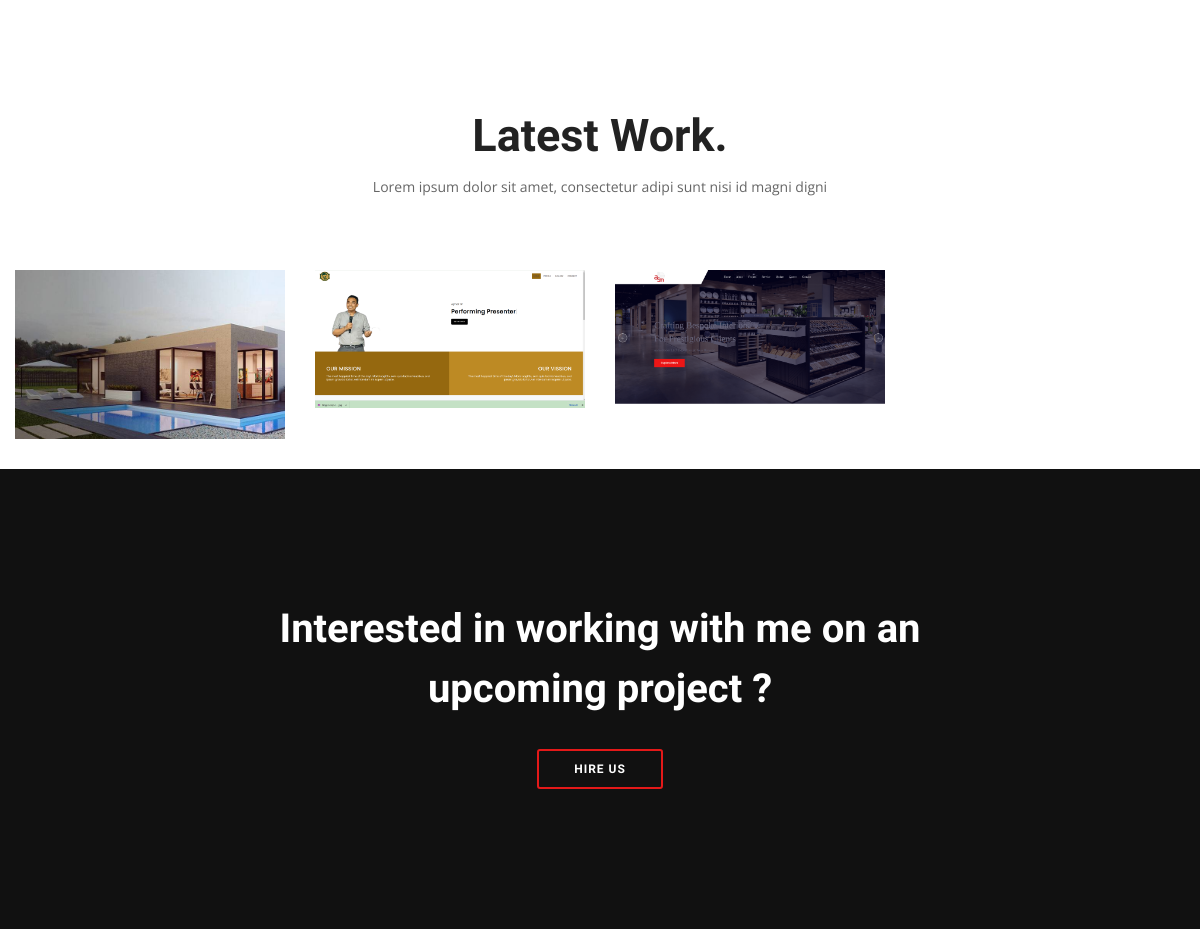
Before: / (middle part) with the older database file.
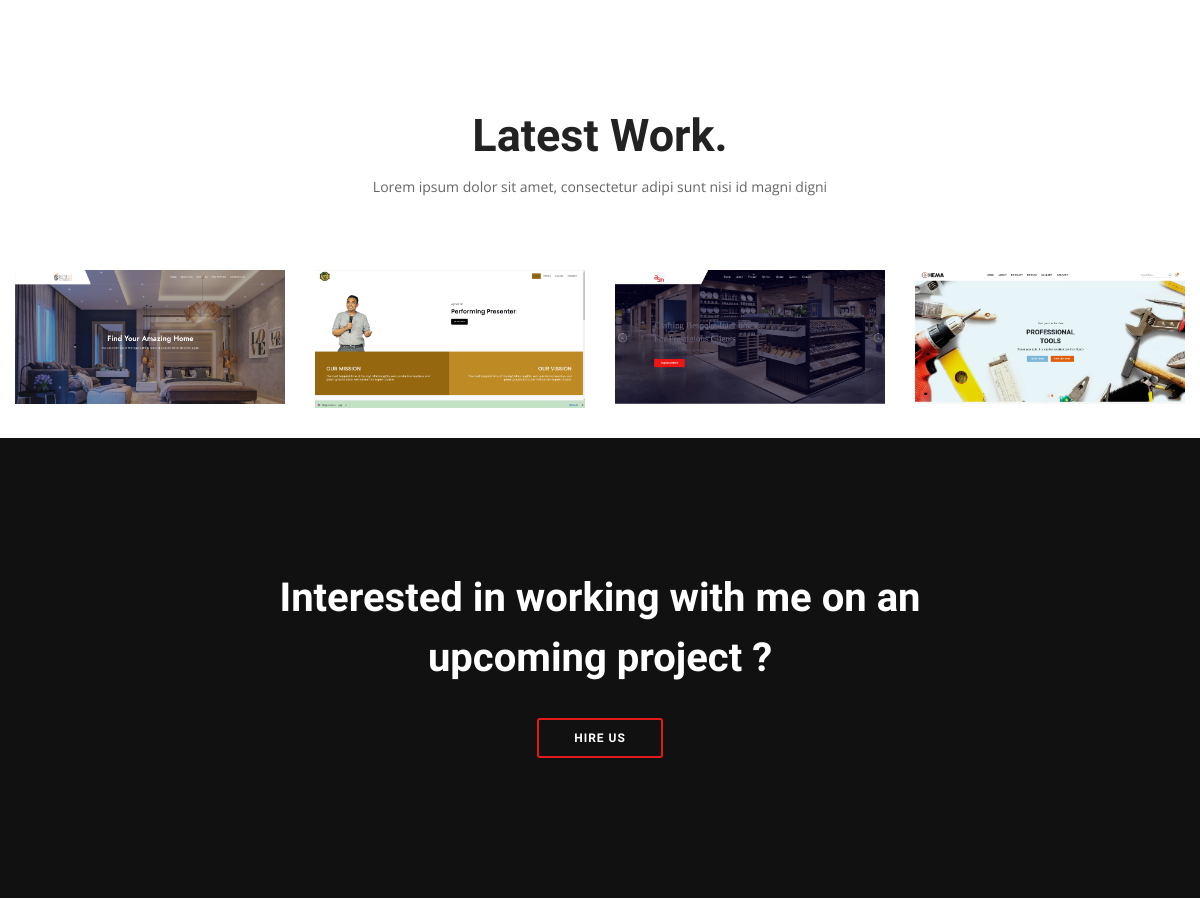
After: the same page with the newer database file.
### web/models.py (models this page shows, shortened)
class Portfolio (models.Model):
    title=models.CharField(max_length=20)
    image=models.ImageField()
    link=models.CharField(max_length=50)

### web/views.py (the view)
# urls.py: path("", views.index, name="index"),
def index(request):
    context = {"is_index": True,
               'portfolios':Portfolio.objects.all(),
               }
    return render(request, "web/index.html", context)

### templates/web/index.html (shortened to what this page needs)
{% extends "web/partials/base.html" %}
{% load static %}
{% block content %}
<div id="work" class="portfolio-area pt-115">
    <div class="container-fluid">
        <div class="row">
            <div class="col-xl-6 col-lg-8 offset-lg-2 offset-xl-3">
                <div class="area-title text-center mb-70">
                    <h2>Latest Work. </h2>
                    <p>Lorem ipsum dolor sit amet, consectetur adipi sunt nisi id magni digni</p>
                </div>
            </div>
        </div>
        <div class="row grid">
            {% for portfolio in portfolios %}
            <div class="col-xl-3 col-lg-4 col-md-6 grid-item cat2 cat4">
                <div class="portfolio-wrapper mb-30 wow fadeIn" data-wow-delay=".3s">
                    <div class="portfolio-thumb">
                        <img src="{{portfolio.image.url}}" alt="">
                    </div>
                </div>
            </div>
            {% endfor %}
        </div>
    </div>
</div>
        <div class="basic-hire-area black-bg pt-130 pb-140">
            <div class="container">
                <div class="row">
                    <div class="col-lg-8 offset-lg-2">
                        <div class="hire-us text-center wow fadeInUp" data-wow-delay=".5s">
                            <h2>Interested in working with me on an upcoming project ?</h2>
                            <a href="{% url "web:contact" %}" class="btn btn-red smoth-scroll">Hire Us</a>
                        </div>
                    </div>
                </div>
            </div>
        </div>
{% endblock content %}

### templates/web/partials/base.html (shortened to what this page needs)
{% load static %}
<!doctype html>
<html class="no-js" lang="">
    <head>
        <link rel="stylesheet" href="{% static "web/css/bootstrap.min.css" %}">
        <link rel="stylesheet" href="{% static "web/css/owl.carousel.min.css" %}">
        <link rel="stylesheet" href="{% static "web/css/animate.min.css" %}">
        <link rel="stylesheet" href="{% static "web/css/magnific-popup.css" %}">
        <link rel="stylesheet" href="{% static "web/css/fontawesome-all.min.css" %}">
        <link rel="stylesheet" href="{% static "web/css/themify-icons.css" %}">
        <link rel="stylesheet" href="{% static "web/css/strock-gap-icons.css" %}">
        <link rel="stylesheet" href="{% static "web/css/slick.css" %}">
        <link rel="stylesheet" href="{% static "web/css/default.css" %}">
        <link rel="stylesheet" href="{% static "web/css/style.css" %}">
        <link rel="stylesheet" href="{% static "web/css/responsive.css" %}">
    </head>
    <body>
        {% block content %}
        {% endblock content %}
    </body>
</html>

### templates/web/partials/header.html (shortened to what this page needs)
{% load static %}

### templates/web/partials/footer.html (shortened to what this page needs)
{% load static %}

### static/web/css/default.css (style rules this page uses)
.mb-30 { margin-bottom: 30px; }
.mb-70 { margin-bottom: 70px; }
.pt-115 { padding-top: 115px; }
.pt-130 { padding-top: 130px; }
.pb-140 { padding-bottom: 140px; }
.black-bg { background: #111; }

### static/web/css/style.css (style rules this page uses)
* { outline: 0;outline: 0; }
body { font-family: 'Open Sans', sans-serif; font-weight: 400; font-style: normal; font-size: 14px; }
a, .button { -webkit-transition: all 0.3s ease-out 0s; -moz-transition: all 0.3s ease-out 0s; -ms-transition: all 0.3s ease-out 0s; -o-transition: all 0.3s ease-out 0s; transition: all 0.3s ease-out 0s; }
a, button { color: #444; outline: medium none; }
h1, h2, h3, h4, h5, h6 { font-family: 'Work Sans', sans-serif; color: #444444; margin-top: 0px; font-style: normal; font-weight: 600; text-transform: normal; margin-bottom: 15px; line-height: 1.5; }
h2 { font-size: 40px; }
p { font-size: 14px; font-weight: normal; line-height: 27px; color: #666; margin-bottom: 15px; }
*::placeholder { color: #555555; font-size: 14px; opacity: 1; }
.btn { -moz-user-select: none; border: medium none; color: #fff; cursor: pointer; display: inline-block; font-size: 12px; font-weight: 600; letter-spacing: 1px; line-height: 1; margin-bottom: 0; padding: 15px 35px; text-align: center; touch-action: manipulation; transition: all 0.3s ease 0s; vertical-align: middle; white-space: nowrap; border-radius: 3px; font-family: 'Work Sans', sans-serif; background-color: #222; text-transform: uppercase; box-shadow: none; }
.area-title h2 { line-height: 1; font-weight: 800; font-size: 45px; color: #222; }
.area-title p { margin: 0 }
.portfolio-thumb { position: relative; overflow: hidden; }
.portfolio-thumb::before { background: #111; content: ""; height: 100%; left: 0; opacity: 0; position: absolute; top: 0; transition: all 0.3s ease 0s; visibility: hidden; width: 100%; z-index: 1; }
.portfolio-thumb > img { width: 100%; transition: .3s; }
.portfolio-wrapper { position: relative; }
.hire-us h2 { color: #fff; font-weight: 700; line-height: 1.5; margin-bottom: 30px; }
.btn.btn-red { border: 2px solid #E41919; font-weight: 600; background: transparent; padding: 12px 35px; }

Changed rows visible on the page:
changed Portfolio (number 1 of 4 on the later page): image: a different picture
added Portfolio: image (picture)
